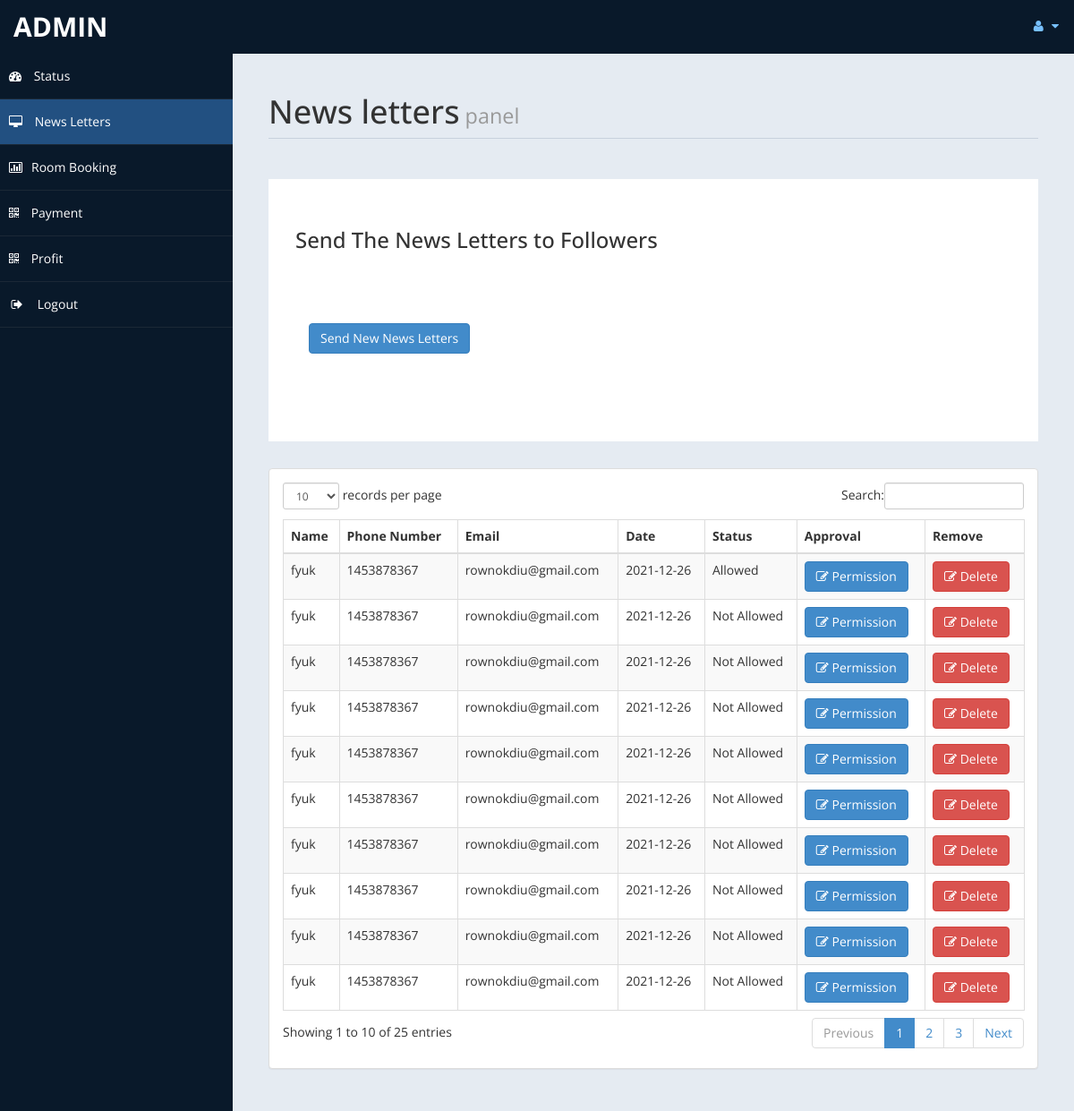
Screenshot of /admin/messages.php (signed in) with the database file from the repository.
### tables this page shows
CREATE TABLE `contact` (
  `id` int(10) UNSIGNED NOT NULL,
  `fullname` varchar(100) DEFAULT NULL,
  `phoneno` int(10) DEFAULT NULL,
  `email` text DEFAULT NULL,
  `cdate` date DEFAULT NULL,
  `approval` varchar(12) DEFAULT NULL
);

### admin/messages.php (the view, shortened to what this page needs)
<!DOCTYPE html>
<html xmlns="http://www.w3.org/1999/xhtml">
<head>
    <link href="assets/css/bootstrap.css" rel="stylesheet" />
    <link href="assets/css/font-awesome.css" rel="stylesheet" />
    <link href="assets/css/custom-styles.css" rel="stylesheet" />
    <link href="assets/js/dataTables/dataTables.bootstrap.css" rel="stylesheet" />
</head>
<body>
    <div id="wrapper">
        <nav class="navbar navbar-default top-navbar" role="navigation">
            <div class="navbar-header">
                <a class="navbar-brand" href="home.php"><?php echo $_SESSION["user"]; ?> </a>
            </div>
            <ul class="nav navbar-top-links navbar-right">
                <li class="dropdown">
                    <a class="dropdown-toggle" data-toggle="dropdown" href="#" aria-expanded="false">
                        <i class="fa fa-user fa-fw"></i> <i class="fa fa-caret-down"></i>
                    </a>
                </li>
            </ul>
        </nav>
        <nav class="navbar-default navbar-side" role="navigation">
            <div class="sidebar-collapse">
                <ul class="nav" id="main-menu">
                    <li>
                        <a href="home.php"><i class="fa fa-dashboard"></i> Status</a>
                    </li>
                    <li>
                        <a class="active-menu" href="messages.php"><i class="fa fa-desktop"></i> News Letters</a>
                    </li>
					<li>
                        <a href="roombook.php"><i class="fa fa-bar-chart-o"></i>Room Booking</a>
                    </li>
                    <li>
                        <a href="Payment.php"><i class="fa fa-qrcode"></i> Payment</a>
                    </li>
                    <li>
                        <a  href="profit.php"><i class="fa fa-qrcode"></i> Profit</a>
                    </li>
                    <li>
                        <a href="logout.php" ><i class="fa fa-sign-out fa-fw"></i> Logout</a>
                    </li>
            </div>
        </nav>
        <div id="page-wrapper" >
            <div id="page-inner">
			 <div class="row">
                    <div class="col-md-12">
                        <h1 class="page-header">
                           News letters<small> panel</small>
                        </h1>
                    </div>
                </div>
				 <?php
				include('db.php');
			   ?>
				 <div class="row">
                <div class="col-md-12">
                    <div class="jumbotron">
                        <h3>Send The News Letters to Followers</h3>
                        <p></p>
                        <p>
						<div class="panel-body">
                            <button class="btn btn-primary btn" data-toggle="modal" data-target="#myModal">
                              Send New News Letters
                            </button>
                            </div>
                        </div>
                    </div>
                </div>
            </div>
               <?php
				$sql = "SELECT * FROM `contact`";
				$re = mysqli_query($con,$sql);
			   ?>
            <div class="row">
                <div class="col-md-12">
                    <div class="panel panel-default">
                        <div class="panel-body">
                            <div class="table-responsive">
                                <table class="table table-striped table-bordered table-hover" id="dataTables-example">
                                    <thead>
                                        <tr>
                                            <th>Name</th>
											<th>Phone Number</th>
                                            <th>Email</th>
                                            <th>Date</th>
											<th>Status</th>
											<th>Approval</th>
											<th>Remove</th>
                                        </tr>
                                    </thead>
                                    <tbody>
									<?php
										while($row = mysqli_fetch_array($re))
										{
											$id = $row['id'];
											if($id % 2 ==1 )
											{
												echo"<tr class='gradeC'>
													<td>".$row['fullname']."</td>
													<td>".$row['phoneno']."</td>
													<td>".$row['email']."</td>
													<td>".$row['cdate']."</td>
													<td>".$row['approval']."</td>
													<td><a href=newsletter.php?eid=".$id ." <button class='btn btn-primary'> <i class='fa fa-edit' ></i> Permission</button></td>
													<td><a href=newsletterdel.php?eid=".$id ." <button class='btn btn-danger'> <i class='fa fa-edit' ></i> Delete</button></td>
												</tr>";
											}
											else
											{
												echo"<tr class='gradeU'>
													<td>".$row['fullname']."</td>
													<td>".$row['phoneno']."</td>
													<td>".$row['email']."</td>
													<td>".$row['cdate']."</td>
													<td>".$row['approval']."</td>
													<td><a href=newsletter.php?eid=".$id." <button class='btn btn-primary'> <i class='fa fa-edit' ></i> Permission</button></td>
													<td><a href=newsletterdel.php?eid=".$id ." <button class='btn btn-danger'> <i class='fa fa-edit' ></i> Delete </button></td>
												</tr>";
											}
										}
									?>
                                    </tbody>
                                </table>
                            </div>
                        </div>
                    </div>
                </div>
            </div>
                </div>
            </div>
</body>
</html>

### admin/assets/css/custom-styles.css (style rules this page uses)
body { font-family: 'Open Sans', sans-serif; }
#wrapper { width: 100%; background:#09192A; }
#page-wrapper { padding: 15px 15px; min-height: 600px; background:#E5EBF2; }
#page-inner { width:100%; margin:10px 20px 10px 0px; background-color:transparent; padding:10px; min-height:1200px; }
h1, .h1, h2, .h2, h3, .h3 { margin-top: 7px; margin-bottom: -5px; }
p { font-size:16px; line-height:25px; padding-top:20px; }
.page-header { padding-bottom: 9px; margin: 10px 0 45px; border-bottom: 1px solid #C7D1DD; }
.jumbotron, .well { background:#fff; }
.top-navbar { margin:0px; }
.top-navbar .navbar-brand { color: #fff; width: 260px; text-align: left; height: 60px; font-size: 30px; font-weight: 700; text-transform: uppercase; line-height: 30px; }
.top-navbar .nav > li { position: relative; display: inline-block; }
.top-navbar .nav > li > a { position: relative; display: block; padding: 19px 15px; color: #77C0FD; }
.active-menu { background-color:#225081!important; }
.sidebar-collapse , .sidebar-collapse .nav { background:none; }
.sidebar-collapse .nav { padding:0; }
.sidebar-collapse .nav > li > a { color:#fff; background:transparent; text-shadow:none; }
.sidebar-collapse > .nav > li > a { padding:15px 10px; }
.sidebar-collapse > .nav > li { border-bottom: 1px solid rgba(107, 108, 109, 0.19); }
.navbar-side { border:none; background-color: transparent; }
.top-navbar { background:#09192A; border-bottom:none; }
.top-navbar .nav > li > a > i { margin-right: 2px; }
.navbar-default { border:0px solid black; }
.navbar-header { background: #09192A; }
.nav > li > a > i { margin-right:10px; }
@media (min-width:768px) { #page-wrapper { margin: 0 0 0 260px; padding: 15px 30px; min-height: 1200px; } }
@media (min-width:768px) { .navbar-side { z-index: 1; position: absolute; width: 260px; } }
@media (min-width:768px) { .navbar { border-radius: 0px; } }

### rows the page displays
contact: fullname "fyuk", phoneno "1453878367", email "rownokdiu@gmail.com", cdate "2021-12-26", approval "Allowed"
contact: fullname "fyuk", phoneno "1453878367", email "rownokdiu@gmail.com", cdate "2021-12-26", approval "Not Allowed"
contact: fullname "fyuk", phoneno "1453878367", email "rownokdiu@gmail.com", cdate "2021-12-26", approval "Not Allowed"
contact: fullname "fyuk", phoneno "1453878367", email "rownokdiu@gmail.com", cdate "2021-12-26", approval "Not Allowed"
contact: fullname "fyuk", phoneno "1453878367", email "rownokdiu@gmail.com", cdate "2021-12-26", approval "Not Allowed"
contact: fullname "fyuk", phoneno "1453878367", email "rownokdiu@gmail.com", cdate "2021-12-26", approval "Not Allowed"
contact: fullname "fyuk", phoneno "1453878367", email "rownokdiu@gmail.com", cdate "2021-12-26", approval "Not Allowed"
contact: fullname "fyuk", phoneno "1453878367", email "rownokdiu@gmail.com", cdate "2021-12-26", approval "Not Allowed"
contact: fullname "fyuk", phoneno "1453878367", email "rownokdiu@gmail.com", cdate "2021-12-26", approval "Not Allowed"
contact: fullname "fyuk", phoneno "1453878367", email "rownokdiu@gmail.com", cdate "2021-12-26", approval "Not Allowed"

### other values shown
$_SESSION["user"] "ADMIN"
